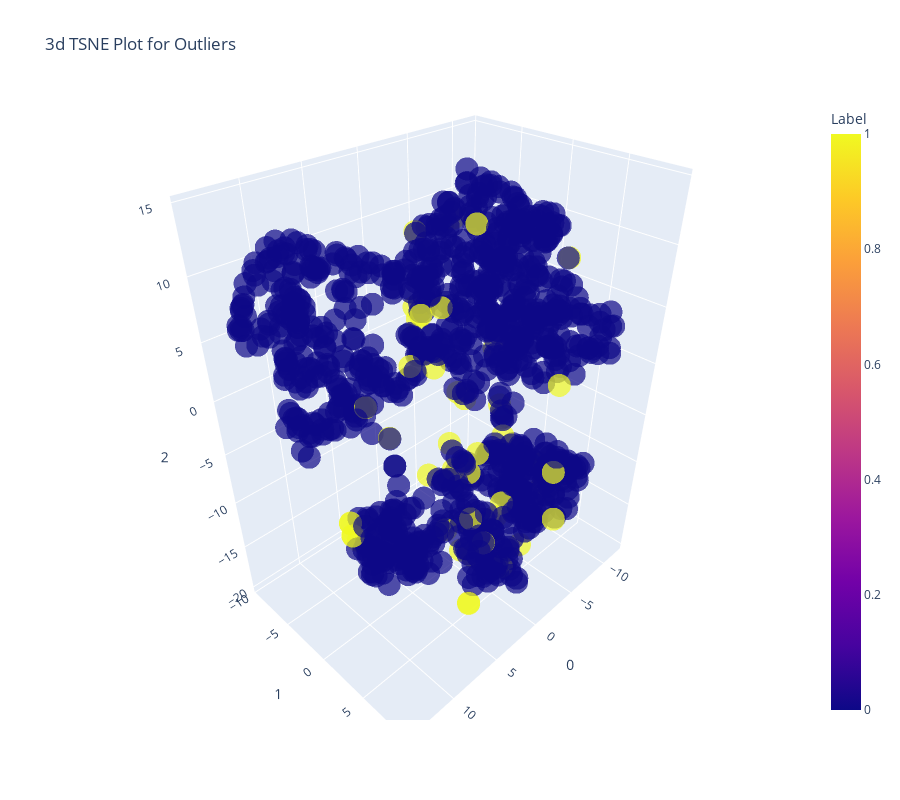

Here is the notebook cell this chart was saved with:
### Markdown cell above
# anomaly Detection

### Code cell
# Importing dataset
from pycaret.datasets import get_data
anomalies = get_data('anomaly')
# Importing module and initializing setup
from pycaret.anomaly import *
ano1 = setup(data = anomalies)
# creating a model
iforest = create_model('iforest')
# plotting a model
plot_model(iforest)

### Figure 1 — Plotly figure (JSON) as saved in the notebook; plotly's stock layout.template omitted (floating-point values rounded to 4 significant figures; data arrays with more than 128 entries replaced by an {"elided": "..."} marker saying what was removed)
{"data": [{"customdata": {"elided": "1000x1 float values"}, "hoverlabel": {"namelength": 0}, "hovertemplate": "0=%{x}<br>1=%{y}<br>2=%{z}<br>Feature=%{customdata[0]}<br>Label=%{marker.color}", "legendgroup": "", "marker": {"color": {"elided": "1000 int values"}, "coloraxis": "coloraxis", "opacity": 0.7, "symbol": "circle"}, "mode": "markers", "name": "", "scene": "scene", "showlegend": false, "type": "scatter3d", "x": {"elided": "1000 float values"}, "y": {"elided": "1000 float values"}, "z": {"elided": "1000 float values"}}], "layout": {"coloraxis": {"colorbar": {"title": {"text": "Label"}}, "colorscale": [[0, "#0d0887"], [0.1111, "#46039f"], [0.2222, "#7201a8"], [0.3333, "#9c179e"], [0.4444, "#bd3786"], [0.5556, "#d8576b"], [0.6667, "#ed7953"], [0.7778, "#fb9f3a"], [0.8889, "#fdca26"], [1, "#f0f921"]]}, "height": 800, "legend": {"tracegroupgap": 0}, "scene": {"domain": {"x": [0, 1], "y": [0, 1]}, "xaxis": {"title": {"text": "0"}}, "yaxis": {"title": {"text": "1"}}, "zaxis": {"title": {"text": "2"}}}, "title": {"text": "3d TSNE Plot for Outliers"}, "width": 900}}
